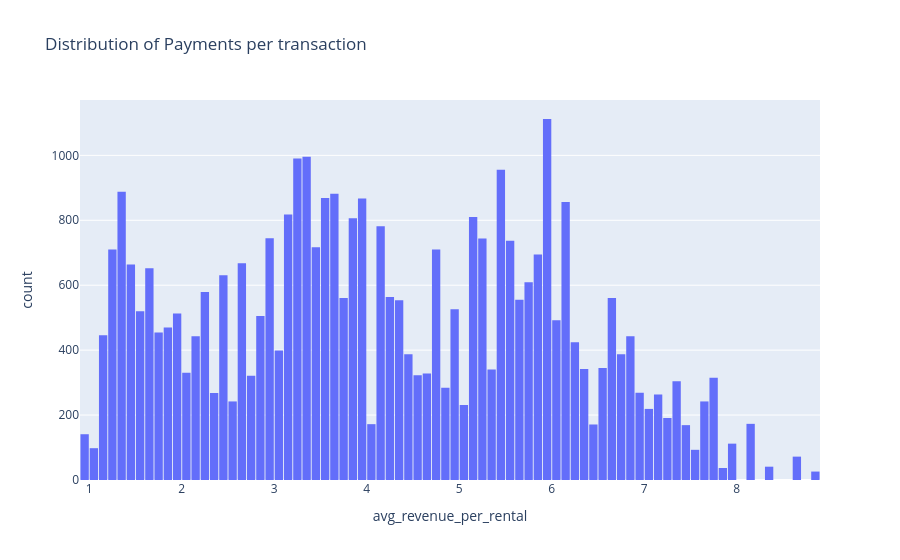

This figure's notebook cell:
### Code cell
# Distribution of Payments per transaction
fig3 = px.histogram(
    df,
    x="avg_revenue_per_rental",
    
    title="Distribution of Payments per transaction"
)
fig3.update_layout(bargap=0.1)
fig3.show()

### Figure 1 — Plotly figure (JSON) as saved in the notebook; plotly's stock layout.template omitted (floating-point values rounded to 4 significant figures; data arrays with more than 128 entries replaced by an {"elided": "..."} marker saying what was removed)
{"data": [{"bingroup": "x", "hovertemplate": "avg_revenue_per_rental=%{x}<br>count=%{y}<extra></extra>", "legendgroup": "", "marker": {"color": "#636efa", "pattern": {"shape": ""}}, "name": "", "orientation": "v", "showlegend": false, "type": "histogram", "x": {"elided": "36159 float values"}, "xaxis": "x", "yaxis": "y"}], "layout": {"bargap": 0.1, "barmode": "relative", "legend": {"tracegroupgap": 0}, "title": {"text": "Distribution of Payments per transaction"}, "xaxis": {"anchor": "y", "domain": [0, 1], "title": {"text": "avg_revenue_per_rental"}}, "yaxis": {"anchor": "x", "domain": [0, 1], "title": {"text": "count"}}}}
